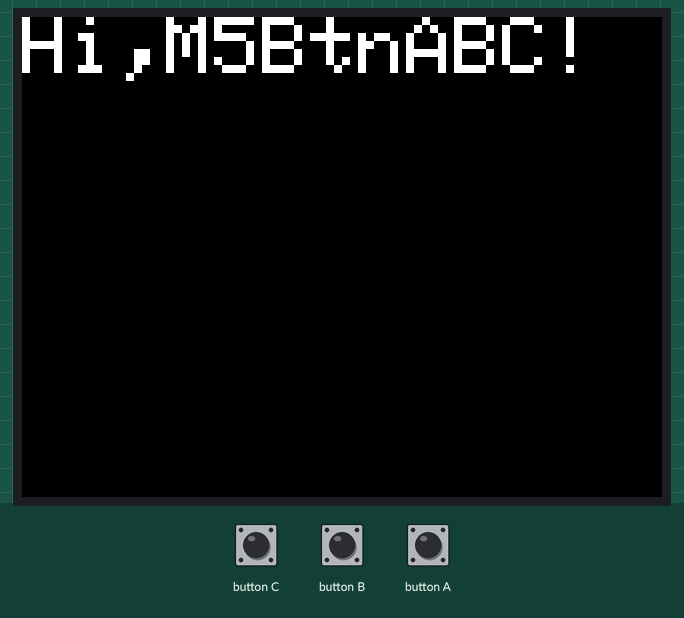
Bench run of a program on a simulated ESP32-S3. On the bench: 320×240 colour display. The inputs (shaded band) are chosen by the test bench.

Above: at 1.3 s.
1.4 s: button C pressed for 0.15 s
At 2.0 s:
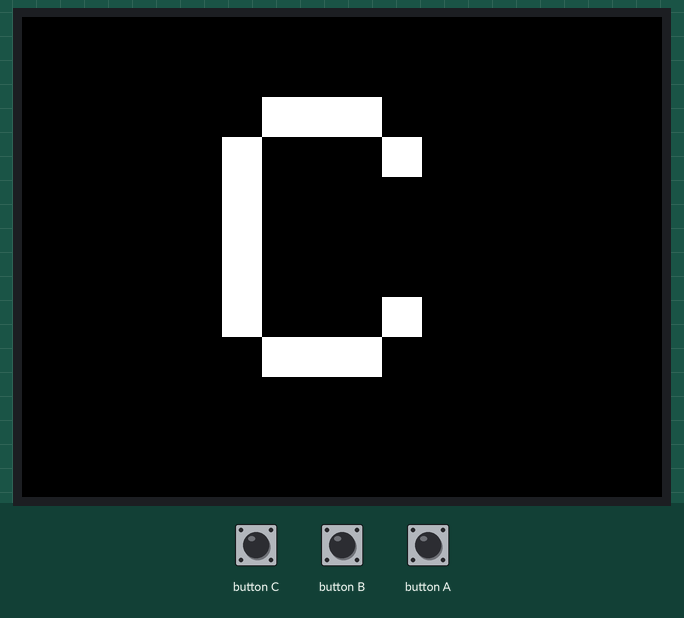
3.1 s: button B pressed for 0.15 s
At 4.3 s:
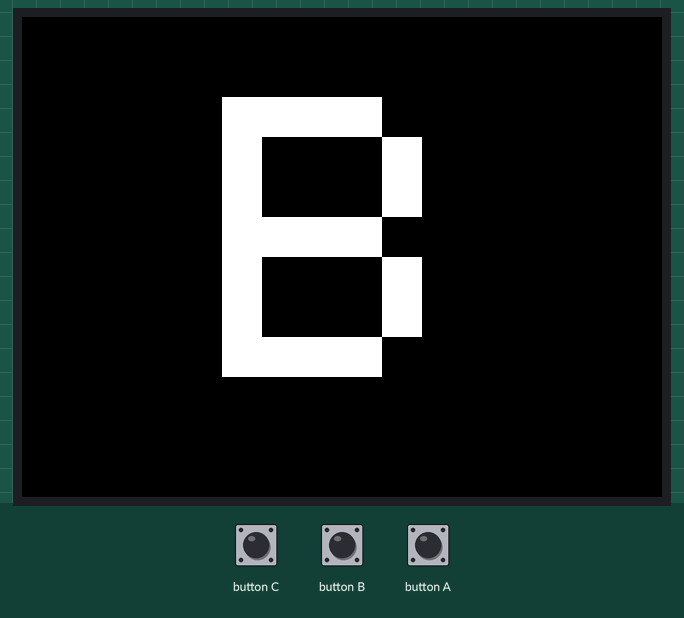
4.8 s: button A pressed for 0.15 s
At 5.6 s:
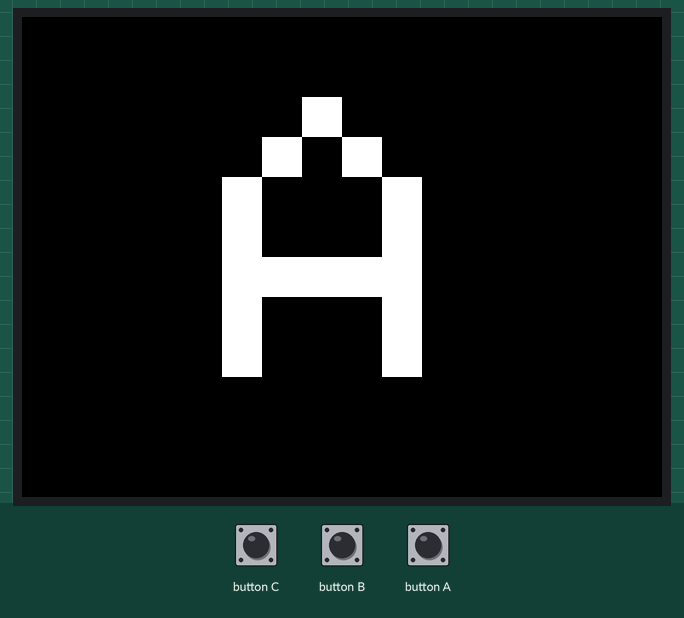
6.5 s: button C pressed for 1 s
At 8.0 s:
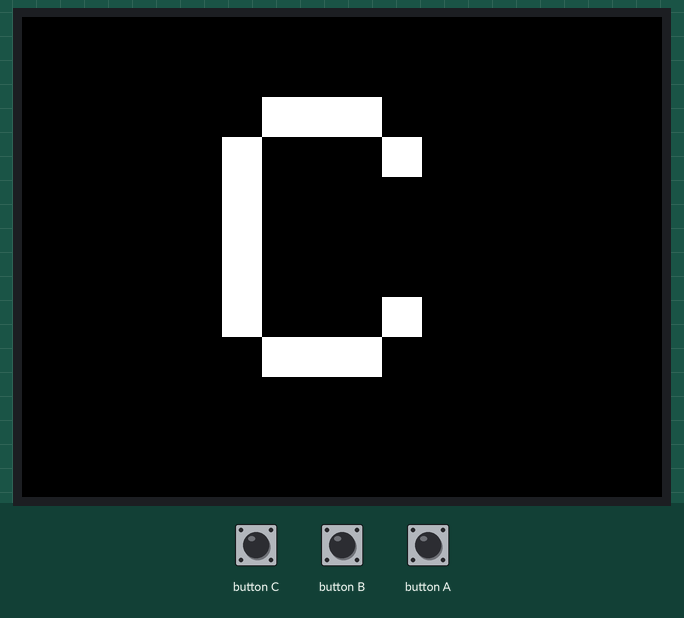
9.1 s: button B pressed for 1 s
At 11.1 s:
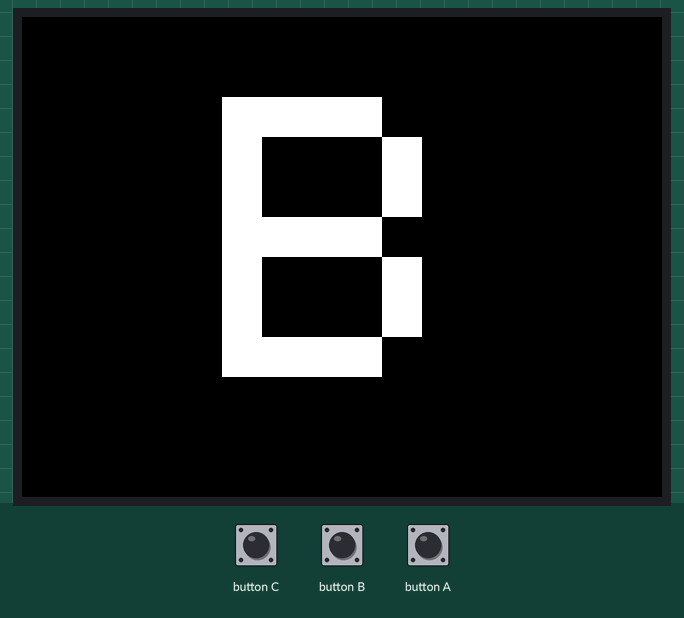
Timing chart, 0 to 12.6 s (numbered marks = the images above; inputs shaded):
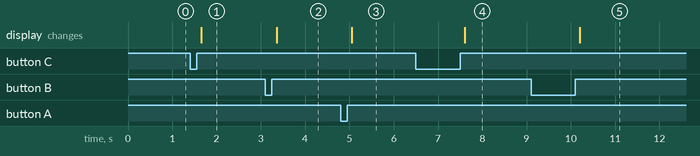

Measured:
- after the input at 1.4 s, the display: changes after 0.26 s (image 1)
- after the input at 3.1 s, the display: changes after 0.26 s (image 2)
- after the input at 4.8 s, the display: changes after 0.25 s (image 3)
- after the input at 6.5 s, the display: changes after 1.1 s (image 4)
- after the input at 9.1 s, the display: changes after 1.1 s (image 5)

The program:

main.cpp
```cpp
#include <M5Unified.h>

#define APP_NAME "M5BtnABC"

void drawCenterText(const char* text, int textSize) {
  M5.Lcd.fillScreen(TFT_BLACK);
  M5.Lcd.setTextSize(textSize);
  M5.Lcd.setTextDatum(MC_DATUM);
  M5.Lcd.drawString(text, M5.Lcd.width() / 2, M5.Lcd.height() / 2);
}

void setup() {
  auto cfg = M5.config();
  M5.begin(cfg);

  M5.setTouchButtonHeight(40);
  // M5.setTouchButtonHeightByRatio

  M5.Lcd.setTextSize(4);
  M5.Lcd.print("Hi," APP_NAME "!");
}

void loop() {
  M5.update();

  if(M5.BtnA.wasReleased()) {
    drawCenterText("A", 20);
  }
  if(M5.BtnB.wasReleased()) {
    drawCenterText("B", 20);
  }
  if(M5.BtnC.wasReleased()) {
    drawCenterText("C", 20);
  }

  M5.delay(50);
}
```
